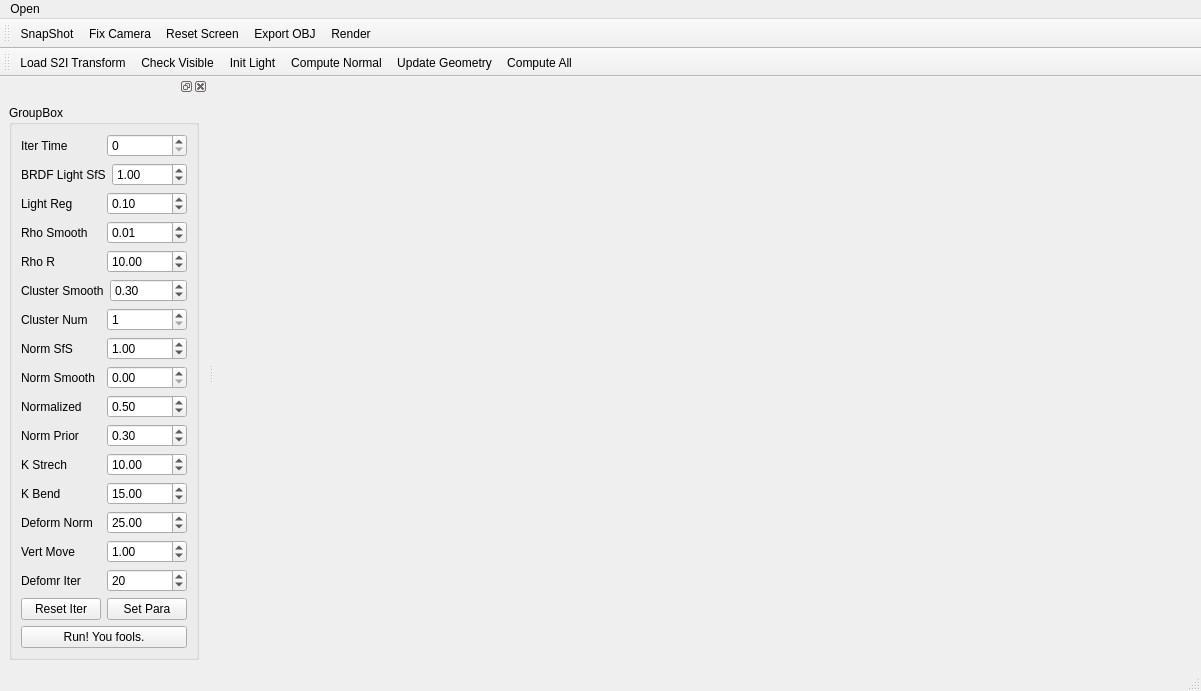
<?xml version="1.0" encoding="UTF-8"?>
<ui version="4.0">
 <class>MainWindow</class>
 <widget class="QMainWindow" name="MainWindow">
  <property name="geometry">
   <rect>
    <x>0</x>
    <y>0</y>
    <width>1201</width>
    <height>663</height>
   </rect>
  </property>
  <property name="windowTitle">
   <string>I2S</string>
  </property>
  <widget class="QWidget" name="centralwidget">
   <layout class="QGridLayout" name="gridLayout_3">
    <item row="0" column="0">
     <widget class="Viewer" name="viewer" native="true"/>
    </item>
    <item row="0" column="1">
     <widget class="BasicViewer" name="viewer_img" native="true"/>
    </item>
   </layout>
  </widget>
  <widget class="QMenuBar" name="menubar">
   <property name="geometry">
    <rect>
     <x>0</x>
     <y>0</y>
     <width>1201</width>
     <height>23</height>
    </rect>
   </property>
   <widget class="QMenu" name="menuOpen">
    <property name="title">
     <string>Open</string>
    </property>
    <addaction name="action_Load_Model"/>
    <addaction name="action_Load_LightingBall"/>
   </widget>
   <addaction name="menuOpen"/>
  </widget>
  <widget class="QStatusBar" name="statusbar"/>
  <widget class="QToolBar" name="toolBar">
   <property name="windowTitle">
    <string>toolBar</string>
   </property>
   <attribute name="toolBarArea">
    <enum>TopToolBarArea</enum>
   </attribute>
   <attribute name="toolBarBreak">
    <bool>false</bool>
   </attribute>
   <addaction name="action_Snap_Shot"/>
   <addaction name="action_Fix_Camera"/>
   <addaction name="action_Reset_Screen"/>
   <addaction name="action_Export_OBJ"/>
   <addaction name="action_Render"/>
  </widget>
  <widget class="QToolBar" name="toolBar_2">
   <property name="windowTitle">
    <string>toolBar_2</string>
   </property>
   <attribute name="toolBarArea">
    <enum>TopToolBarArea</enum>
   </attribute>
   <attribute name="toolBarBreak">
    <bool>true</bool>
   </attribute>
   <addaction name="action_Load_S2I_Transform"/>
   <addaction name="action_Check_Visible"/>
   <addaction name="action_Init_Light"/>
   <addaction name="action_Compute_Normal"/>
   <addaction name="action_Update_Geometry"/>
   <addaction name="action_Compute_All"/>
  </widget>
  <widget class="QDockWidget" name="dockWidget">
   <attribute name="dockWidgetArea">
    <number>1</number>
   </attribute>
   <widget class="QWidget" name="dockWidgetContents">
    <layout class="QGridLayout" name="gridLayout">
     <item row="0" column="0">
      <widget class="QGroupBox" name="groupBox">
       <property name="title">
        <string>GroupBox</string>
       </property>
       <layout class="QGridLayout" name="gridLayout_2">
        <item row="0" column="0" rowspan="2" colspan="2">
         <layout class="QVBoxLayout" name="verticalLayout">
          <item>
           <layout class="QHBoxLayout" name="horizontalLayout">
            <item>
             <widget class="QLabel" name="label">
              <property name="text">
               <string>Iter Time</string>
              </property>
             </widget>
            </item>
            <item>
             <widget class="QSpinBox" name="m_spinBox_iter_num">
              <property name="alignment">
               <set>Qt::AlignLeading|Qt::AlignLeft|Qt::AlignVCenter</set>
              </property>
             </widget>
            </item>
           </layout>
          </item>
          <item>
           <layout class="QHBoxLayout" name="horizontalLayout_2">
            <item>
             <widget class="QLabel" name="label_2">
              <property name="text">
               <string>BRDF Light SfS</string>
              </property>
             </widget>
            </item>
            <item>
             <widget class="QDoubleSpinBox" name="m_spinBox_BRDF_Light_sfs">
              <property name="singleStep">
               <double>0.100000000000000</double>
              </property>
              <property name="value">
               <double>1.000000000000000</double>
              </property>
             </widget>
            </item>
           </layout>
          </item>
          <item>
           <layout class="QHBoxLayout" name="horizontalLayout_3">
            <item>
             <widget class="QLabel" name="label_3">
              <property name="text">
               <string>Light Reg</string>
              </property>
             </widget>
            </item>
            <item>
             <widget class="QDoubleSpinBox" name="m_spinBox_Light_Reg">
              <property name="singleStep">
               <double>0.100000000000000</double>
              </property>
              <property name="value">
               <double>0.100000000000000</double>
              </property>
             </widget>
            </item>
           </layout>
          </item>
          <item>
           <layout class="QHBoxLayout" name="horizontalLayout_15">
            <item>
             <widget class="QLabel" name="label_15">
              <property name="text">
               <string>Rho Smooth</string>
              </property>
             </widget>
            </item>
            <item>
             <widget class="QDoubleSpinBox" name="m_spinBox_rho_smooth">
              <property name="singleStep">
               <double>0.010000000000000</double>
              </property>
              <property name="value">
               <double>0.010000000000000</double>
              </property>
             </widget>
            </item>
           </layout>
          </item>
          <item>
           <layout class="QHBoxLayout" name="horizontalLayout_18">
            <item>
             <widget class="QLabel" name="label_17">
              <property name="text">
               <string>Rho R</string>
              </property>
             </widget>
            </item>
            <item>
             <widget class="QDoubleSpinBox" name="m_spinBox_rho_s_r">
              <property name="singleStep">
               <double>0.100000000000000</double>
              </property>
              <property name="value">
               <double>10.000000000000000</double>
              </property>
             </widget>
            </item>
           </layout>
          </item>
          <item>
           <layout class="QHBoxLayout" name="horizontalLayout_4">
            <item>
             <widget class="QLabel" name="label_4">
              <property name="text">
               <string>Cluster Smooth</string>
              </property>
             </widget>
            </item>
            <item>
             <widget class="QDoubleSpinBox" name="m_spinBox_cluster_smooth">
              <property name="singleStep">
               <double>0.100000000000000</double>
              </property>
              <property name="value">
               <double>0.300000000000000</double>
              </property>
             </widget>
            </item>
           </layout>
          </item>
          <item>
           <layout class="QHBoxLayout" name="horizontalLayout_8">
            <item>
             <widget class="QLabel" name="label_8">
              <property name="text">
               <string>Cluster Num</string>
              </property>
             </widget>
            </item>
            <item>
             <widget class="QSpinBox" name="m_spinBox_cluster_num">
              <property name="minimum">
               <number>1</number>
              </property>
              <property name="maximum">
               <number>50</number>
              </property>
             </widget>
            </item>
           </layout>
          </item>
          <item>
           <layout class="QHBoxLayout" name="horizontalLayout_5">
            <item>
             <widget class="QLabel" name="label_5">
              <property name="text">
               <string>Norm SfS</string>
              </property>
             </widget>
            </item>
            <item>
             <widget class="QDoubleSpinBox" name="m_spinBox_norm_sfs">
              <property name="singleStep">
               <double>0.100000000000000</double>
              </property>
              <property name="value">
               <double>1.000000000000000</double>
              </property>
             </widget>
            </item>
           </layout>
          </item>
          <item>
           <layout class="QHBoxLayout" name="horizontalLayout_6">
            <item>
             <widget class="QLabel" name="label_6">
              <property name="text">
               <string>Norm Smooth</string>
              </property>
             </widget>
            </item>
            <item>
             <widget class="QDoubleSpinBox" name="m_spinBox_norm_smooth">
              <property name="singleStep">
               <double>0.100000000000000</double>
              </property>
             </widget>
            </item>
           </layout>
          </item>
          <item>
           <layout class="QHBoxLayout" name="horizontalLayout_7">
            <item>
             <widget class="QLabel" name="label_7">
              <property name="text">
               <string>Normalized</string>
              </property>
             </widget>
            </item>
            <item>
             <widget class="QDoubleSpinBox" name="m_spinBox_norm_normalized">
              <property name="singleStep">
               <double>0.100000000000000</double>
              </property>
              <property name="value">
               <double>0.500000000000000</double>
              </property>
             </widget>
            </item>
           </layout>
          </item>
          <item>
           <layout class="QHBoxLayout" name="horizontalLayout_16">
            <item>
             <widget class="QLabel" name="label_16">
              <property name="text">
               <string>Norm Prior</string>
              </property>
             </widget>
            </item>
            <item>
             <widget class="QDoubleSpinBox" name="m_spinBox_norm_prior">
              <property name="singleStep">
               <double>0.100000000000000</double>
              </property>
              <property name="value">
               <double>0.300000000000000</double>
              </property>
             </widget>
            </item>
           </layout>
          </item>
          <item>
           <layout class="QHBoxLayout" name="horizontalLayout_9">
            <item>
             <widget class="QLabel" name="label_9">
              <property name="text">
               <string>K Strech</string>
              </property>
             </widget>
            </item>
            <item>
             <widget class="QDoubleSpinBox" name="m_spinBox_k_strech">
              <property name="singleStep">
               <double>1.000000000000000</double>
              </property>
              <property name="value">
               <double>10.000000000000000</double>
              </property>
             </widget>
            </item>
           </layout>
          </item>
          <item>
           <layout class="QHBoxLayout" name="horizontalLayout_10">
            <item>
             <widget class="QLabel" name="label_10">
              <property name="text">
               <string>K Bend</string>
              </property>
             </widget>
            </item>
            <item>
             <widget class="QDoubleSpinBox" name="m_spinBox_k_bend">
              <property name="singleStep">
               <double>1.000000000000000</double>
              </property>
              <property name="value">
               <double>15.000000000000000</double>
              </property>
             </widget>
            </item>
           </layout>
          </item>
          <item>
           <layout class="QHBoxLayout" name="horizontalLayout_11">
            <item>
             <widget class="QLabel" name="label_11">
              <property name="text">
               <string>Deform Norm</string>
              </property>
             </widget>
            </item>
            <item>
             <widget class="QDoubleSpinBox" name="m_spinBox_deform_normal">
              <property name="singleStep">
               <double>1.000000000000000</double>
              </property>
              <property name="value">
               <double>25.000000000000000</double>
              </property>
             </widget>
            </item>
           </layout>
          </item>
          <item>
           <layout class="QHBoxLayout" name="horizontalLayout_12">
            <item>
             <widget class="QLabel" name="label_12">
              <property name="text">
               <string>Vert Move</string>
              </property>
             </widget>
            </item>
            <item>
             <widget class="QDoubleSpinBox" name="m_spinBox_vertical_move">
              <property name="singleStep">
               <double>1.000000000000000</double>
              </property>
              <property name="value">
               <double>1.000000000000000</double>
              </property>
             </widget>
            </item>
           </layout>
          </item>
          <item>
           <layout class="QHBoxLayout" name="horizontalLayout_13">
            <item>
             <widget class="QLabel" name="label_13">
              <property name="text">
               <string>Defomr Iter</string>
              </property>
             </widget>
            </item>
            <item>
             <widget class="QSpinBox" name="m_spinBox_deform_iter">
              <property name="value">
               <number>20</number>
              </property>
             </widget>
            </item>
           </layout>
          </item>
          <item>
           <layout class="QHBoxLayout" name="horizontalLayout_17">
            <item>
             <widget class="QPushButton" name="m_pushButton_reset_iter_num">
              <property name="text">
               <string>Reset Iter</string>
              </property>
             </widget>
            </item>
            <item>
             <widget class="QPushButton" name="m_pushButton_set_para">
              <property name="text">
               <string>Set Para</string>
              </property>
             </widget>
            </item>
           </layout>
          </item>
          <item>
           <widget class="QPushButton" name="m_pushButton_Run">
            <property name="text">
             <string>Run! You fools.</string>
            </property>
           </widget>
          </item>
         </layout>
        </item>
        <item row="1" column="1">
         <spacer name="verticalSpacer">
          <property name="orientation">
           <enum>Qt::Vertical</enum>
          </property>
          <property name="sizeHint" stdset="0">
           <size>
            <width>20</width>
            <height>495</height>
           </size>
          </property>
         </spacer>
        </item>
       </layout>
      </widget>
     </item>
    </layout>
   </widget>
  </widget>
  <action name="action_Load_Model">
   <property name="text">
    <string>Load Model</string>
   </property>
  </action>
  <action name="action_Snap_Shot">
   <property name="text">
    <string>SnapShot</string>
   </property>
  </action>
  <action name="action_Load_LightingBall">
   <property name="text">
    <string>Load Lighting Ball</string>
   </property>
  </action>
  <action name="action_Load_S2I_Transform">
   <property name="text">
    <string>Load S2I Transform</string>
   </property>
  </action>
  <action name="action_Fix_Camera">
   <property name="text">
    <string>Fix Camera</string>
   </property>
  </action>
  <action name="action_Init_Light">
   <property name="text">
    <string>Init Light</string>
   </property>
  </action>
  <action name="action_Check_Visible">
   <property name="text">
    <string>Check Visible</string>
   </property>
  </action>
  <action name="action_Reset_Screen">
   <property name="text">
    <string>Reset Screen</string>
   </property>
  </action>
  <action name="action_Compute_Normal">
   <property name="text">
    <string>Compute Normal</string>
   </property>
  </action>
  <action name="action_Update_Geometry">
   <property name="text">
    <string>Update Geometry</string>
   </property>
  </action>
  <action name="action_Export_OBJ">
   <property name="text">
    <string>Export OBJ</string>
   </property>
  </action>
  <action name="action_Render">
   <property name="text">
    <string>Render</string>
   </property>
  </action>
  <action name="action_Compute_All">
   <property name="text">
    <string>Compute All</string>
   </property>
  </action>
 </widget>
 <customwidgets>
  <customwidget>
   <class>Viewer</class>
   <extends>QWidget</extends>
   <header>Viewer.h</header>
   <container>1</container>
  </customwidget>
  <customwidget>
   <class>BasicViewer</class>
   <extends>QWidget</extends>
   <header location="global">BasicViewer.h</header>
   <container>1</container>
  </customwidget>
 </customwidgets>
 <resources/>
 <connections/>
</ui>
